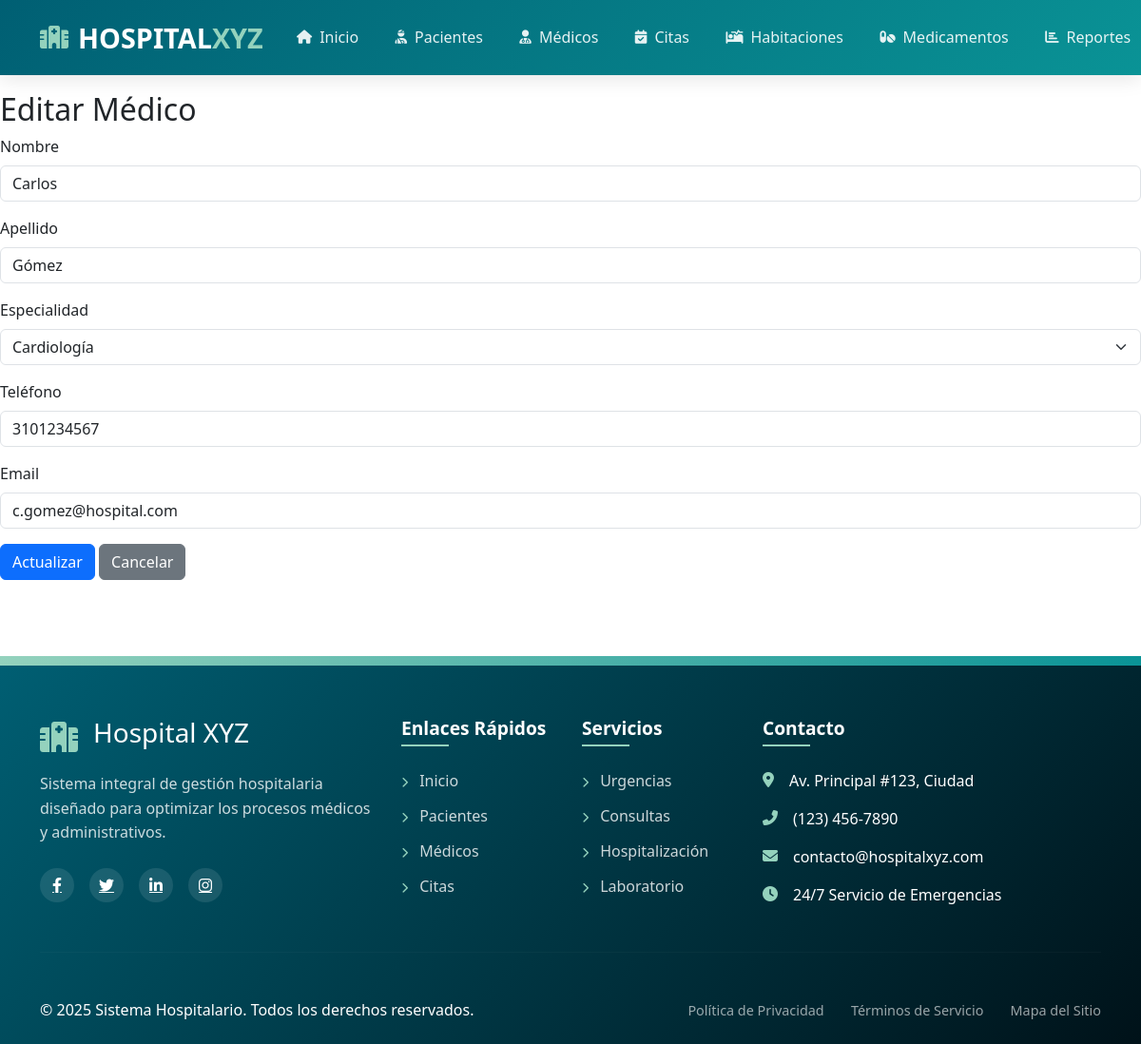
Screenshot of /editar_medico.php?id=1 with the database file from the repository.
### tables this page shows
CREATE TABLE IF NOT EXISTS `medicos` (
  `id_medico` int NOT NULL,
  `nombre` varchar(100) NOT NULL,
  `apellido` varchar(100) NOT NULL,
  `telefono` varchar(20) DEFAULT NULL,
  `correo_electronico` varchar(100) DEFAULT NULL,
  `id_especialidad` int NOT NULL
);

CREATE TABLE IF NOT EXISTS `especialidades` (
  `id_especialidad` int NOT NULL,
  `nombre` varchar(100) NOT NULL
);

### editar_medico.php (the view, shortened to what this page needs)
<?php
include 'includes/header.php';
include 'includes/db.php';
$id = $_GET['id'];
$sql = "SELECT * FROM medicos WHERE id_medico = ?";
$stmt = $conn->prepare($sql);
$stmt->bind_param("i", $id);
$stmt->execute();
$result = $stmt->get_result();
$medico = $result->fetch_assoc();
$especialidades = $conn->query("SELECT * FROM especialidades");
?>
<h2>Editar Médico</h2>
<form action="actualizar_medico.php" method="post">
    <div class="mb-3">
        <label class="form-label">Nombre</label>
        <input type="text" class="form-control" name="nombre" value="<?= $medico['nombre'] ?>" required>
    </div>
    <div class="mb-3">
        <label class="form-label">Apellido</label>
        <input type="text" class="form-control" name="apellido" value="<?= $medico['apellido'] ?>" required>
    </div>
    <div class="mb-3">
        <label class="form-label">Especialidad</label>
        <select class="form-select" name="id_especialidad" required>
            <?php while($esp = $especialidades->fetch_assoc()): ?>
            <option value="<?= $esp['id_especialidad'] ?>" <?= $esp['id_especialidad'] == $medico['id_especialidad'] ? 'selected' : '' ?>>
                <?= $esp['nombre'] ?>
            </option>
            <?php endwhile; ?>
        </select>
    </div>
    <div class="mb-3">
        <label class="form-label">Teléfono</label>
        <input type="tel" class="form-control" name="telefono" value="<?= $medico['telefono'] ?>">
    </div>
    <div class="mb-3">
        <label class="form-label">Email</label>
        <input type="email" class="form-control" name="correo_electronico" value="<?= $medico['correo_electronico'] ?>">
    </div>
    <button type="submit" class="btn btn-primary">Actualizar</button>
    <a href="medicos.php" class="btn btn-secondary">Cancelar</a>
</form>
<?php include 'includes/footer.php'; ?>

### includes/header.php (style rules this page uses)
:root { --hospital-primary: #005f73; --hospital-secondary: #0a9396; --hospital-accent: #94d2bd; --hospital-light: #e9d8a6; --hospital-dark: #001219; --hospital-alert: #ee9b00; --hospital-danger: #bb3e03; }

### rows the page displays
medicos: nombre "Carlos", apellido "Gómez", id_especialidad "Cardiología", telefono "3101234567", correo_electronico "c.gomez@hospital.com"
